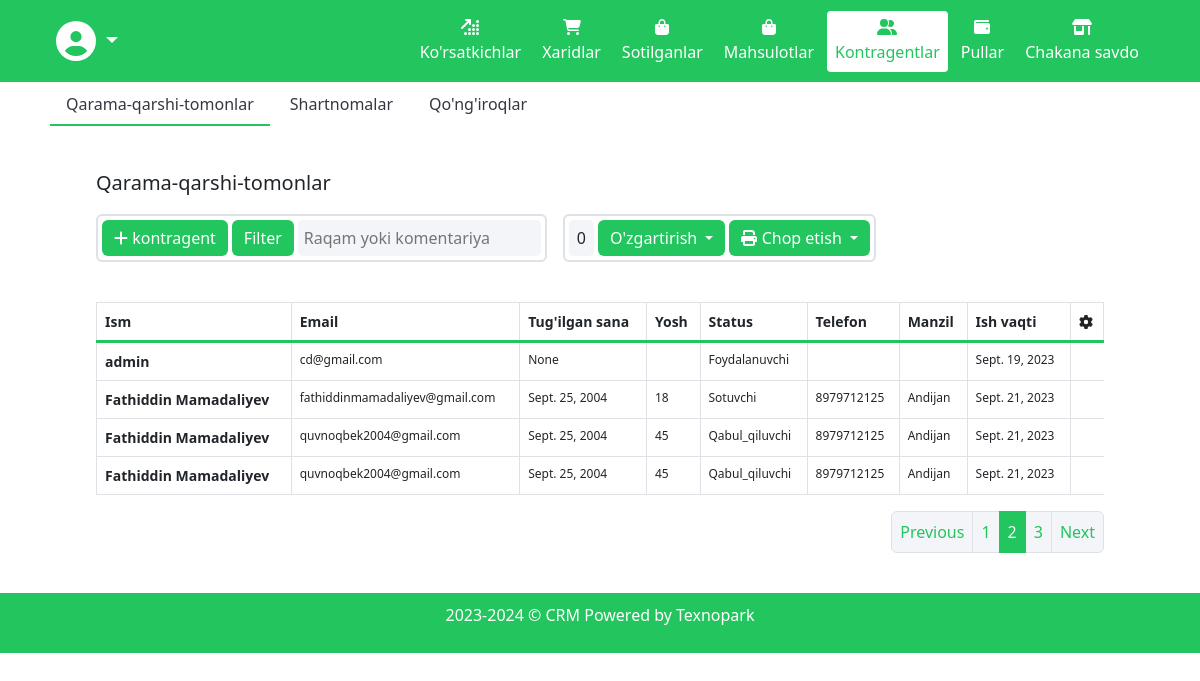
/accounts/employee/ (signed in), run on the app's committed database.
### accounts/models.py (models this page shows, shortened)
class User(AbstractUser):
    STATUS = (
        ('Sotuvchi', 'Sotuvchi'),
        ('Qabul_qiluvchi', 'Qabul qiluvchi'),
        ('Foydalanuvchi', 'Foydalanuvchi'),
    )
    image = models.ImageField(upload_to='user-images/')
    email = models.EmailField(max_length=200)
    birthday = models.DateField(null=True, verbose_name="Tug'ilgan sana")
    age = models.CharField(max_length=100)
    status = models.CharField(max_length=255, choices=STATUS, default='Foydalanuvchi')
    phone = models.CharField(max_length=100, blank=True)
    address = models.CharField(max_length=200)
    acceptance_date = models.DateField(auto_now_add=True)
    def get_full_name(self):
        if self.first_name and self.last_name:
            return f"{self.first_name} {self.last_name}"
        else:
            return f"{self.username}"

### accounts/views.py (the view)
# urls.py: path('employee/', views.employee, name='employee'),
def employee(request):
    object_list = User.objects.filter(is_staff=True)
    context = {
        'object_list':object_list
    }
    return render(request, 'contragents.html', context)

### templates/contragents.html (shortened to what this page needs)
{% extends "base.html" %}
{% load static %}
{% block content %}
<div class="section-wrapper">
  <div class="container-fluid px-2 px-md-5">
    <ul class="nav nav-pills mb-3" id="pills-tab" role="tablist">
      <li class="nav-item" role="presentation">
        <button class="nav-link active" id="kontragents-page" data-bs-toggle="pill" data-bs-target="#kontragents"
          type="button" role="tab" aria-controls="kontragents" aria-selected="true">
          Qarama-qarshi-tomonlar
        </button>
      </li>
      <li class="nav-item" role="presentation">
        <button class="nav-link" id="contracts-page" data-bs-toggle="pill" data-bs-target="#contracts" type="button"
          role="tab" aria-controls="contracts" aria-selected="false">
          Shartnomalar
        </button>
      </li>
      <li class="nav-item" role="presentation">
        <button class="nav-link" id="calls-page" data-bs-toggle="pill" data-bs-target="#calls" type="button" role="tab"
          aria-controls="calls" aria-selected="false">
          Qo'ng'iroqlar
        </button>
      </li>
    </ul>
    <div class="container-fluid px-2 px-md-5 py-4">
      <div class="tab-content" id="pills-tabContent">
        <div class="tab-pane fade show active" id="kontragents" role="tabpanel" aria-labelledby="kontragents-page">
          <div class="kontragents">
            <section class="first">
              <p class="title">Qarama-qarshi-tomonlar</p>
              <div class="functions">
                <div class="border border-2 rounded p-1 d-flex gap-1">
                  <a class="btn btn-primary" href='{% url "accounts:kontragents" %}'><i class="fa-solid fa-plus"></i>
                    kontragent</a>
                  <a class="btn btn-primary filter">Filter</a>
                  <input type="text" placeholder="Raqam yoki komentariya" />
                </div>
                <div class="border border-2 rounded p-1 d-flex gap-1">
                  <div class="number_of_s px-2 d-flex align-items-center">
                    0
                  </div>
                  <div class="dropdown">
                    <a class="btn btn-secondary dropdown-toggle" href="#" role="button" id="dropdownMenuLink"
                      data-bs-toggle="dropdown" aria-expanded="false">
                      O'zgartirish
                    </a>
                  </div>
                  <div class="dropdown">
                    <a class="btn btn-secondary dropdown-toggle" href="#" role="button" id="dropdownMenuLink"
                      data-bs-toggle="dropdown" aria-expanded="false">
                      <i class="fa-solid fa-print"></i> Chop etish
                    </a>
                  </div>
                </div>
              </div>
            </section>
            <div class="table mt-4 products_table">
              <div class="table-responsive pt-3">
                <table class="table table-bordered overflow-scroll">
                  <thead>
                    <tr>
                      <th scope="col">Ism</th>
                      <th scope="col">Email</th>
                      <th scope="col">Tug'ilgan sana</th>
                      <th scope="col">Yosh</th>
                      <th scope="col">Status</th>
                      <th scope="col">Telefon</th>
                      <th scope="col">Manzil</th>
                      <th scope="col">Ish vaqti</th>
                      <th scope="col">
                        <i class="fa-solid fa-gear"></i>
                      </th>
                    </tr>
                  </thead>
                  <tbody>
                    {% for object in object_list %}
                    <tr>
                      <th scope="row">
                        {% if object.first_name %}
                        {{ object.get_full_name }}
                        {% else %}
                        {{ object.username }}
                        {% endif %}
                      </th>
                      <td>{{ object.email }}</td>
                      <td>{{ object.birthday }}</td>
                      <td>{{ object.age }}</td>
                      <td>{{ object.status }}</td>
                      <td>{{ object.phone }}</td>
                      <td>{{ object.address }}</td>
                      <td>{{ object.acceptance_date }}</td>
                    </tr>
                    {% endfor %}
                  </tbody>
                </table>
              </div>
              <ul class="pagination justify-content-end">
                <li class="page-item">
                  <a class="page-link" href="#" tabindex="-1">Previous</a>
                </li>
                <li class="page-item"><a class="page-link" href="#">1</a></li>
                <li class="page-item active disabled"><a class="page-link" href="#">2</a></li>
                <li class="page-item"><a class="page-link" href="#">3</a></li>
                <li class="page-item">
                  <a class="page-link" href="#">Next</a>
                </li>
              </ul>
            </div>
          </div>
        </div>
      </div>
    </div>
  </div>
</div>
{% endblock content %}

### staticfiles/assets/main-css/root.css (style rules this page uses)
:root { --color-white: #fff; --color-main: #22C55E; --color-gray: #F4F5F9; --gradient-main: linear-gradient(90deg, #c2a1fd 0%, #9154fd 100%); --text: #3a3541; --text-light: #89868d; --text-disable: #b4b2b7; --bg-neutral: #ffffff; --bg-main: #f4f5f9; --bg-second: #e7e7f4; --color-border: #e6e6e6; --size-d-l: 32px; --size-d-m: 30px; --size-d-s: 28px; --size-h-l: 26px; --size-h-m: 24px; --size-h-s: 22px; --size-t-l: 20px; --size-t-m: 18px; --size-t-s: 16px; --size-b-l: 16px; --size-b-m: 14px; --size-b-s: 12px; }

### staticfiles/assets/main-css/main.css (style rules this page uses)
body { max-height: 100vh; }
input, button { font-family: "Secondary"; }
.container-fluid .nav-pills .nav-item button:hover, .container-fluid .nav-pills .nav-item button.active { border-bottom: var(--color-main) 2px solid; }
table tbody { border-top: 3px solid var(--color-main); }
.table-responsive table tr th { font-size : var(--size-b-m); white-space: nowrap; }
.table-responsive tbody tr td { font-size: var(--size-b-s); word-wrap: break-word; }
.title { font-weight : 500; font-size : var(--size-t-l); }
.functions { display : flex; align-items: center; gap : 1rem; flex-wrap : wrap; }
.functions .border { border-color: var(--color-border); }
.functions .border .number_of_s { background : var(--color-gray); border-radius: 5px; }
.functions a.btn { background-color: var(--color-main); border : none; outline : none; }
.functions input { border : none; border-radius : 5px; outline : none; background-color: var(--bg-main); padding : 6px; }
a.filter { background-color: var(--color-main) !important; color : var(--color-white); }
.nav-pills .nav-item button { border-radius: 0; color : var(--text); margin : 2px; }
.nav-pills .nav-item button.active { color : var(--text); background-color: var(--color-white); border-bottom : 2px solid var(--color-main); }
.pagination .page-item .page-link { background: var(--color-gray); box-shadow: none; color : var(--color-main); }
.pagination .page-item.active .page-link { box-shadow: none; border : 1px solid var(--color-main); background: var(--color-main); color : var(--color-gray); cursor : not-allowed; }
.products_table { margin-bottom: 0 !important; }

### staticfiles/css/indicators.css (style rules this page uses)
table tbody { border-top: 3px solid var(--color-main); }

### data on the page
User: username "admin", email "cd@gmail.com", birthday "None", status "Foydalanuvchi", acceptance_date "Sept. 19, 2023"
User: get_full_name "Fathiddin Mamadaliyev", email "fathiddinmamadaliyev@gmail.com", birthday "Sept. 25, 2004", age "18", status "Sotuvchi", phone "8979712125", address "Andijan", acceptance_date "Sept. 21, 2023"
User: get_full_name "Fathiddin Mamadaliyev", email "quvnoqbek2004@gmail.com", birthday "Sept. 25, 2004", age "45", status "Qabul_qiluvchi", phone "8979712125", address "Andijan", acceptance_date "Sept. 21, 2023"
User: get_full_name "Fathiddin Mamadaliyev", email "quvnoqbek2004@gmail.com", birthday "Sept. 25, 2004", age "45", status "Qabul_qiluvchi", phone "8979712125", address "Andijan", acceptance_date "Sept. 21, 2023"
